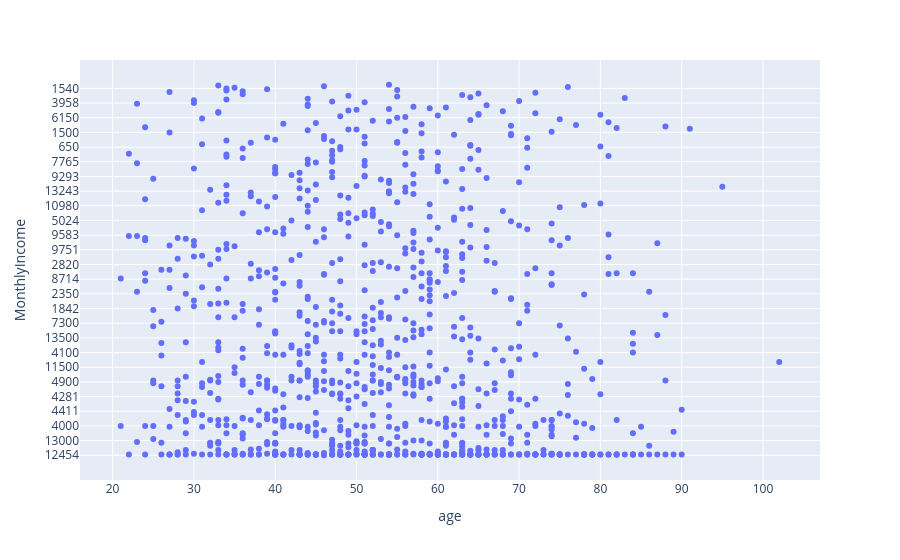

The cell this chart's notebook holds for it:
### Code cell
df.plot.scatter("age", "MonthlyIncome")

### Figure 1 — Plotly figure (JSON) as saved in the notebook; plotly's stock layout.template omitted (floating-point values rounded to 4 significant figures; data arrays with more than 128 entries replaced by an {"elided": "..."} marker saying what was removed)
{"data": [{"hovertemplate": "age=%{x}<br>MonthlyIncome=%{y}<extra></extra>", "legendgroup": "", "marker": {"color": "#636efa", "symbol": "circle"}, "mode": "markers", "name": "", "orientation": "h", "showlegend": false, "type": "scatter", "x": {"elided": "1000 int values"}, "xaxis": "x", "y": {"elided": "1000 str values"}, "yaxis": "y"}], "layout": {"legend": {"tracegroupgap": 0}, "margin": {"t": 60}, "xaxis": {"anchor": "y", "domain": [0, 1], "title": {"text": "age"}}, "yaxis": {"anchor": "x", "domain": [0, 1], "title": {"text": "MonthlyIncome"}}}}
